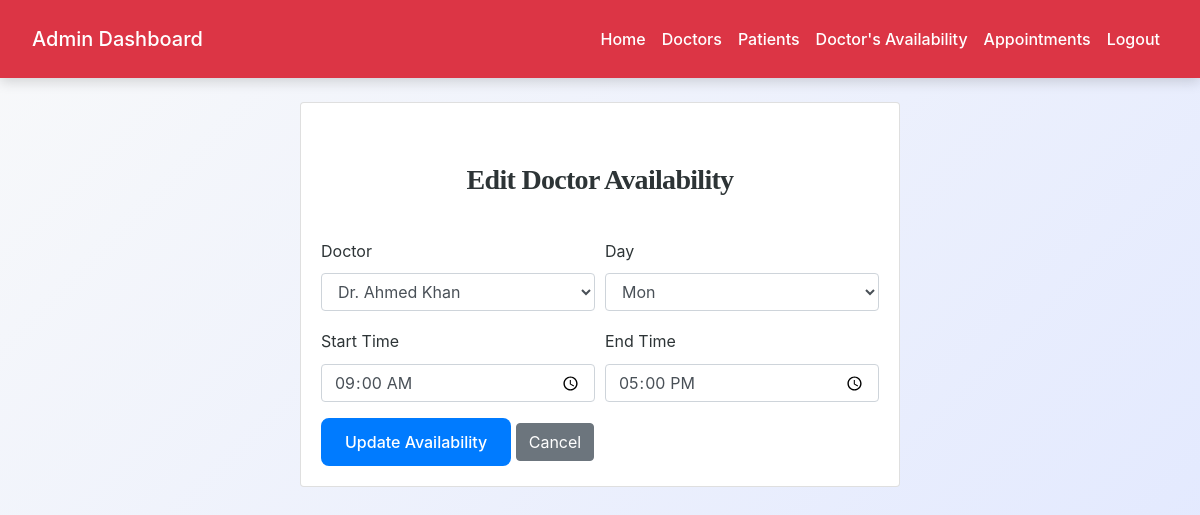
Screenshot of /admin/edit_availability.php?id=1 (signed in) with the database file from the repository.
### tables this page shows
CREATE TABLE `doctor_availability` (
  `availability_id` int(11) NOT NULL,
  `doctor_id` int(11) NOT NULL,
  `day_of_week` enum('Mon','Tue','Wed','Thu','Fri','Sat','Sun') NOT NULL,
  `start_time` time NOT NULL,
  `end_time` time NOT NULL
);

CREATE TABLE `doctors` (
  `doctor_id` int(11) NOT NULL,
  `full_name` varchar(100) NOT NULL,
  `email` varchar(100) NOT NULL,
  `password` varchar(255) NOT NULL,
  `phone` varchar(20) DEFAULT NULL,
  `specialization` varchar(100) DEFAULT NULL,
  `qualification` varchar(100) DEFAULT NULL,
  `experience_years` int(11) DEFAULT NULL,
  `consultation_fee` decimal(10,2) DEFAULT NULL,
  `profile_image` varchar(255) DEFAULT NULL,
  `bio` text DEFAULT NULL,
  `status` enum('active','inactive','on_leave') DEFAULT 'active',
  `rating` decimal(2,1) DEFAULT 0.0,
  `location` varchar(255) DEFAULT NULL,
  `created_at` datetime DEFAULT current_timestamp(),
  `updated_at` datetime DEFAULT current_timestamp() ON UPDATE current_timestamp()
);

### admin/edit_availability.php (the view, shortened to what this page needs)
<?php
include('config.php');
$id = intval($_GET['id']);
$stmt = $conn->prepare("SELECT * FROM doctor_availability WHERE availability_id=?");
$stmt->bind_param("i", $id);
$stmt->execute();
$res = $stmt->get_result();
$availability = $res->fetch_assoc();
$doctors_res = $conn->query("SELECT doctor_id, full_name FROM doctors WHERE status='active'");
?>
<!DOCTYPE html>
<html>
<head>
    <link rel="stylesheet" href="https://stackpath.bootstrapcdn.com/bootstrap/4.5.2/css/bootstrap.min.css">
    <link rel="stylesheet" href="../css/style.css">
</head>
<body>
<?php include('admin_navbar.php'); ?>
<div class="container mt-4">
    <div class="card mx-auto" style="max-width:600px;">
        <div class="card-body">
            <h3>Edit Doctor Availability</h3>
            <form method="post">
                <div class="form-row">
                    <div class="form-group col-md-6">
                        <label>Doctor</label>
                        <select name="doctor_id" class="form-control" required>
                            <?php while($d = $doctors_res->fetch_assoc()) { ?>
                                <option value="<?= $d['doctor_id'] ?>" <?= $availability['doctor_id']==$d['doctor_id']?"selected":"" ?>><?= htmlspecialchars($d['full_name']) ?></option>
                            <?php } ?>
                        </select>
                    </div>
                    <div class="form-group col-md-6">
                        <label>Day</label>
                        <select name="day_of_week" class="form-control" required>
                            <?php foreach(['Mon','Tue','Wed','Thu','Fri','Sat','Sun'] as $day){ ?>
                                <option value="<?= $day ?>" <?= $availability['day_of_week']==$day?"selected":"" ?>><?= $day ?></option>
                            <?php } ?>
                        </select>
                    </div>
                </div>
                <div class="form-row">
                    <div class="form-group col-md-6">
                        <label>Start Time</label>
                        <input type="time" name="start_time" class="form-control" value="<?= $availability['start_time'] ?>" required>
                    </div>
                    <div class="form-group col-md-6">
                        <label>End Time</label>
                        <input type="time" name="end_time" class="form-control" value="<?= $availability['end_time'] ?>" required>
                    </div>
                </div>
                <button class="btn btn-primary">Update Availability</button>
                <a href="view_availability.php" class="btn btn-secondary">Cancel</a>
            </form>
        </div>
    </div>
</div>
</body>
</html>

### css/style.css (style rules this page uses)
:root { --primary: #007bff; --secondary: #6c757d; --success: #28a745; --info: #17a2b8; --warning: #ffc107; --danger: #dc3545; --light: #f8f9fa; --dark: #2d3436; --accent: #ff6f61; --highlight: #6f42c1; --shadow: rgba(0, 0, 0, 0.15); --transition: all 0.3s ease-in-out; }
body { font-family: 'Inter', 'Segoe UI', Tahoma, Geneva, Verdana, sans-serif; background: linear-gradient(135deg, var(--light) 0%, #e0e7ff 100%); color: var(--dark); line-height: 1.8; margin: 0; padding: 0; min-height: 100vh; font-size: 16px; }
h1, h2, h3, h4 { text-align: center; margin: 2.5rem 0; font-family: 'Georgia', 'Times New Roman', serif; color: var(--dark); font-weight: 700; letter-spacing: -0.025em; }
h3 { font-size: 1.75rem; }
.container { max-width: 1200px; margin: 0 auto 3rem; padding: 0 1.5rem; }
.btn-primary { background-color: var(--primary); color: #fff; border: none; border-radius: 8px; padding: 0.75rem 1.5rem; font-size: 1rem; font-weight: 500; cursor: pointer; transition: var(--transition); display: inline-flex; align-items: center; justify-content: center; }
a { color: var(--primary); text-decoration: none; font-weight: 500; transition: var(--transition); }

### rows the page displays
doctor_availability: doctor_id "Dr. Ahmed Khan", day_of_week "Mon", start_time "09:00:00", end_time "17:00:00"
